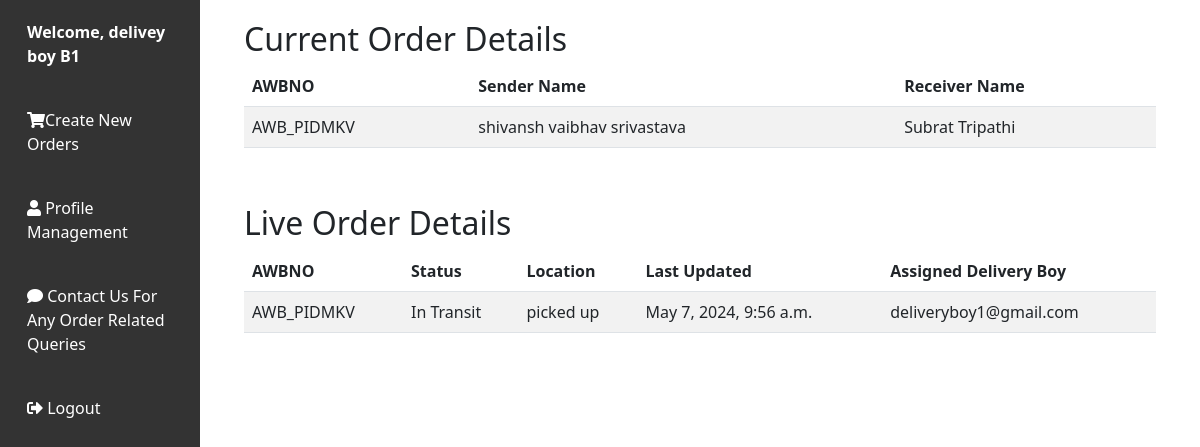
The page /userManagement/user_dashboard/ (signed in) on the database its author committed.
### BranchesInfo/models.py (models this page shows, shortened)
class Data_Records(models.Model):
    AWBNO = models.CharField(max_length=10, primary_key=True)
    Sender_Name = models.CharField(max_length=100, null=True)
    Sender_Address = models.CharField(max_length=100, null=True)
    Sender_Contact_No = models.CharField(max_length=15, null=True)
    Sender_City = models.CharField(max_length=30, null=True)
    sender_state = models.CharField(max_length=30, null=True)
    Receiver_Name = models.CharField(max_length=100, null=False)
    Receiver_Address = models.CharField(max_length=100, null=True)
    Receiver_Contact_No = models.CharField(max_length=15, null=True)
    Receiver_City = models.CharField(max_length=30, null=True)
    receiver_state = models.CharField(max_length=30, null=True)
    Book_date = models.DateTimeField(null=False)
    Weight = models.CharField(max_length=10, null=True)
    Distance = models.DecimalField(max_digits=10, decimal_places=2, null=True)
    Price = models.CharField(max_length=10, null=True)
    POD_Flag = models.CharField(max_length=20, null=True)
    Print_Flag = models.CharField(max_length=20, null=True)
    Pin_Number = models.CharField(max_length=10, null=True)
    State = models.CharField(max_length=30, null=True)
    Country = models.CharField(max_length=30, null=True)
    Sender_Branch_CD = models.IntegerField(null=True)
    Receiver_Branch_CD  = models.IntegerField(null=True)
    Type = models.CharField(max_length=50, null=True)
    Payment_Method = models.CharField(max_length=50)
    Client_Id = models.ForeignKey(Client, on_delete=models.CASCADE, related_name='client_orders', null=True)
    Alert_Flag = models.CharField(max_length=20, null=True)
    order_type = models.CharField(max_length=30, null=True)

### packetTrackingSystem/models.py (models this page shows, shortened)
class Live_Updates(models.Model):
    AWBNO = models.CharField(max_length=50)
    transit_status = models.CharField(max_length=100, default='Not Picked Up From Source.')
    update_location = models.CharField(max_length=100)
    last_update_time = models.DateTimeField(null=False)
    Delivery_Boy_Name = models.CharField(max_length=100, null=True)

### userManagement/views.py (the view)
# urls.py: path('user_dashboard/', views.user_dashboard, name='user_dashboard'),
def user_dashboard(request):
    try:
        session_id = request.session.get('Client_Id')
        username = request.session.get('Client_Name')
        if session_id is not None:
            print("Session ID of the user from dashboard function :", session_id)
            print("Session username of the user from dashboard function :", username)
            user_orders = Data_Records.objects.filter(Client_Id=session_id)
            live_updates = Live_Updates.objects.filter(AWBNO__in=[order.AWBNO for order in user_orders]).order_by('-last_update_time')
            return render(request, 'user_dashboard.html', {'user_orders': user_orders, 'username': username, 'live_updates': live_updates})
    except KeyError:
        print("Session key not found")
    return redirect('user_login_form')

### userManagement/templates/user_dashboard.html (shortened to what this page needs)
<!DOCTYPE html>
<html lang="en">
    {% load static %}
<head>
    <link href="https://cdnjs.cloudflare.com/ajax/libs/bootstrap/5.3.0/css/bootstrap.min.css" rel="stylesheet">
</head>
<body>
    <div class="container-fluid">
        <div class="row">
            <nav class="col-md-3 col-lg-2 d-md-block sidebar">
                <div class="user-info">
                    Welcome, {{ username }}
                </div>
                <a href="{% url 'userManagement:client_order'%}"><i class="fas fa-shopping-cart"></i>Create New Orders</a>
                <a href="{% url 'userManagement:profile_management' %}"><i class="fas fa-user"></i> Profile Management</a>
                <a href="{% url 'userManagement:feedback'%}"><i class="fas fa-comment"></i> Contact Us For Any Order Related Queries</a>
                <a href="{% url 'userManagement:logout_view' %}" class="logout"><i class="fas fa-sign-out-alt"></i> Logout</a>
            </nav>
            <main class="col-md-9 ms-sm-auto col-lg-10 px-md-4">
<div class="order-details">
    <h2>Current Order Details</h2>
    {% if user_orders %}
    <div class="table-responsive">
        <table class="table table-striped">
            <thead>
                <tr>
                    <th>AWBNO</th>
                    <th>Sender Name</th>
                    <th>Receiver Name</th>
                </tr>
            </thead>
            <tbody>
                {% for order in user_orders %}
                <tr>
                    <td>{{ order.AWBNO }}</td>
                    <td>{{ order.Sender_Name }}</td>
                    <td>{{ order.Receiver_Name }}</td>
                </tr>
                {% empty %}
                <tr>
                    <td colspan="3">No current orders found.</td>
                </tr>
                {% endfor %}
            </tbody>
        </table>
    </div>
    {% else %}
    <p>No current orders found.</p>
    {% endif %}
</div>
<div class="order-details">
    <h2>Live Order Details</h2>
    <div class="table-responsive">
        <table class="table table-striped">
            <thead>
                <tr>
                    <th>AWBNO</th>
                    <th>Status</th>
                    <th>Location</th>
                    <th>Last Updated</th>
                    <th>Assigned Delivery Boy</th>
                </tr>
            </thead>
            <tbody>
                {% for update in live_updates %}
                <tr>
                    <td>{{ update.AWBNO }}</td>
                    <td>{{ update.transit_status }}</td>
                    <td>{{ update.update_location }}</td>
                    <td>{{ update.last_update_time }}</td>
                    <td>{{ update.Delivery_Boy_Name }}</td>
                </tr>
                {% empty %}
                <tr>
                    <td colspan="4">No live updates available.</td>
                </tr>
                {% endfor %}
            </tbody>
        </table>
    </div>
</div>
            </main>
        </div>
    </div>
    <link href="https://cdnjs.cloudflare.com/ajax/libs/font-awesome/5.15.4/css/all.min.css" rel="stylesheet">
</body>
</html>

### userManagement/templates/user_dashboard.html (style rules this page uses)
.sidebar { background-color: #333; color: #fff; height: 100vh; position: fixed; top: 0; left: 0; overflow-y: auto; }
.sidebar a { padding: 20px 15px; text-decoration: none; color: #fff; display: block; }
.logout { padding: 20px 15px; text-decoration: none; color: #fff; display: block; }
.user-info { padding: 20px 15px; font-weight: bold; }
.order-details { padding: 20px; }

### rows shown on the page
Data_Records: AWBNO "AWB_PIDMKV", Sender_Name "shivansh vaibhav srivastava", Receiver_Name "Subrat Tripathi"
Live_Updates: AWBNO "AWB_PIDMKV", transit_status "In Transit", update_location "picked up", last_update_time "May 7, 2024, 9:56 a.m.", Delivery_Boy_Name "deliveryboy1@gmail.com"

### other values the page prints
{{ username }} "delivey boy B1"
